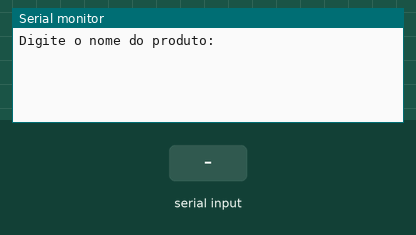
A sketch run on a simulated Arduino Uno, built with avr-gcc and run on an emulated ATmega328P. Parts: the last lines printed to the serial monitor. The inputs (shaded band) are chosen by the test bench.

Above: at 1.2 s.
1.3 s: "90,45\n" received over Serial
At 3.4 s:
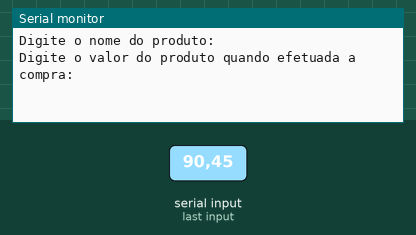
3.8 s: "30,150\n" received over Serial
At 5.4 s:
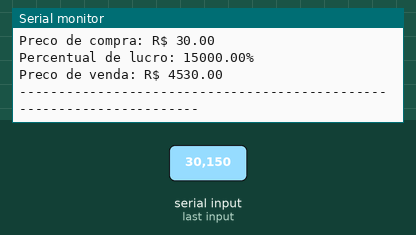

The sketch:

LOPAL_-_EX10.ino
```cpp
// C++ code
/*Elabore um programa para cálculo de preços de produtos que solicite o preço
de compra do produto e o percentual a ser aplicado em cima desse valor para
a venda. Calcule e exiba o preço de venda do produto. Se o percentual a ser
aplicado for inferior a 50%, exiba uma mensagem informando ao usuário que o
produto será vendido com uma margem muito pequena de lucro.*/
// Variáveis
String produto = "";
float precoCompra = 0;
float precoVenda = 0;
float percentual = 0;

void setup() {
  Serial.begin(9600);
}

void loop()
{
    Serial.println("Digite o nome do produto: ");
    while (!Serial.available());
    produto = Serial.readString();
  	produto.trim();

    Serial.println("Digite o valor do produto quando efetuada a compra:");
    while (!Serial.available());
    precoCompra = Serial.parseFloat();
  	while (Serial.available()) Serial.read();

    Serial.println("Digite o percentual a ser aplicado para obtencao de lucro na venda (ex: 1.0 para 100%):");
    while (!Serial.available());
    percentual = Serial.parseFloat();
  	while (Serial.available()) Serial.read();

    precoVenda = precoCompra + (precoCompra * percentual);

    Serial.println("Relatorio");
    Serial.println("----------------------------------------------------------------------");
    Serial.print("Produto: ");
    Serial.println(produto);
    Serial.print("Preco de compra: R$ ");
    Serial.println(precoCompra, 2);
    Serial.print("Percentual de lucro: ");
    Serial.print(percentual * 100, 2);
    Serial.println("%");
    Serial.print("Preco de venda: R$ ");
    Serial.println(precoVenda, 2);
  	Serial.println();
    if (percentual < 0.5)
    {
      Serial.println("ATENCAO: O produto sera vendido com uma margem muito pequena de lucro.");
    }
  Serial.println("----------------------------------------------------------------------");
  Serial.println();
  delay(5000);
}
```

Measured:
- after the input at 1.3 s, the serial monitor: prints a new line after 1.0 s (image 1)
- after the input at 3.8 s, the serial monitor: prints a new line at once (image 2)
